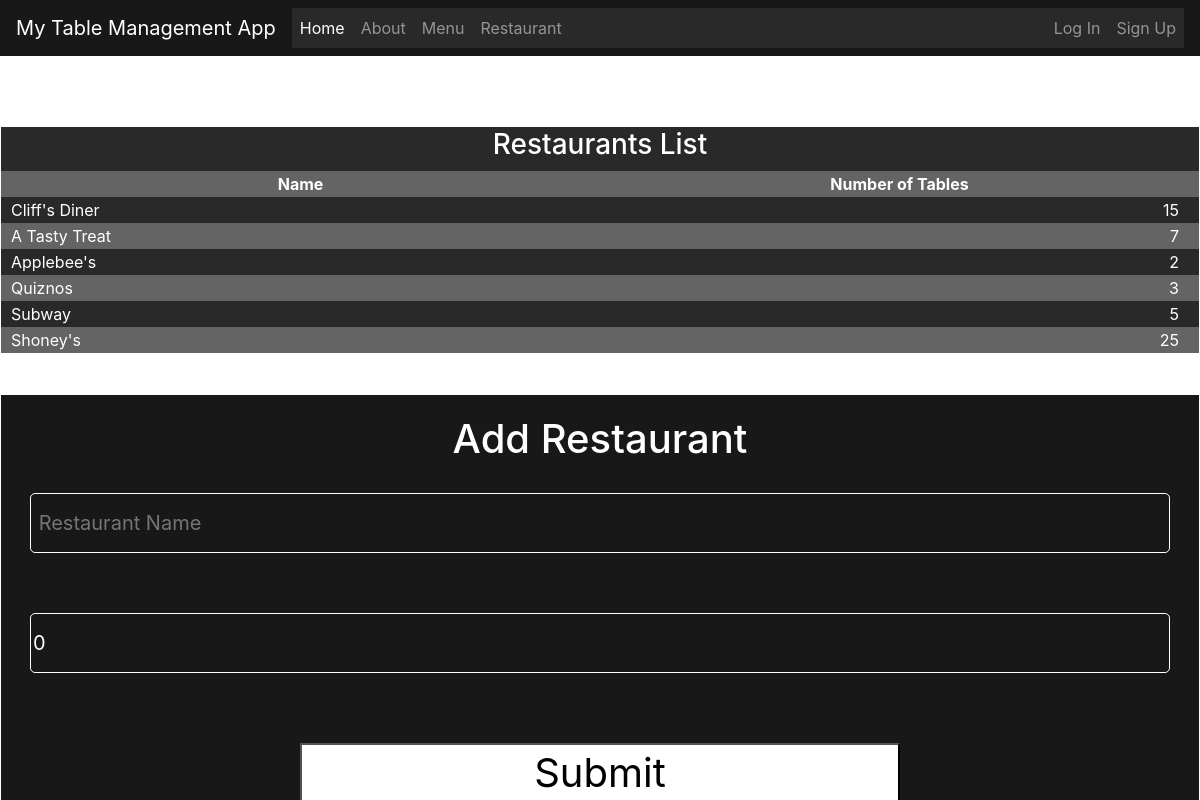
/restaurant/, run on an earlier commit of the app's database.
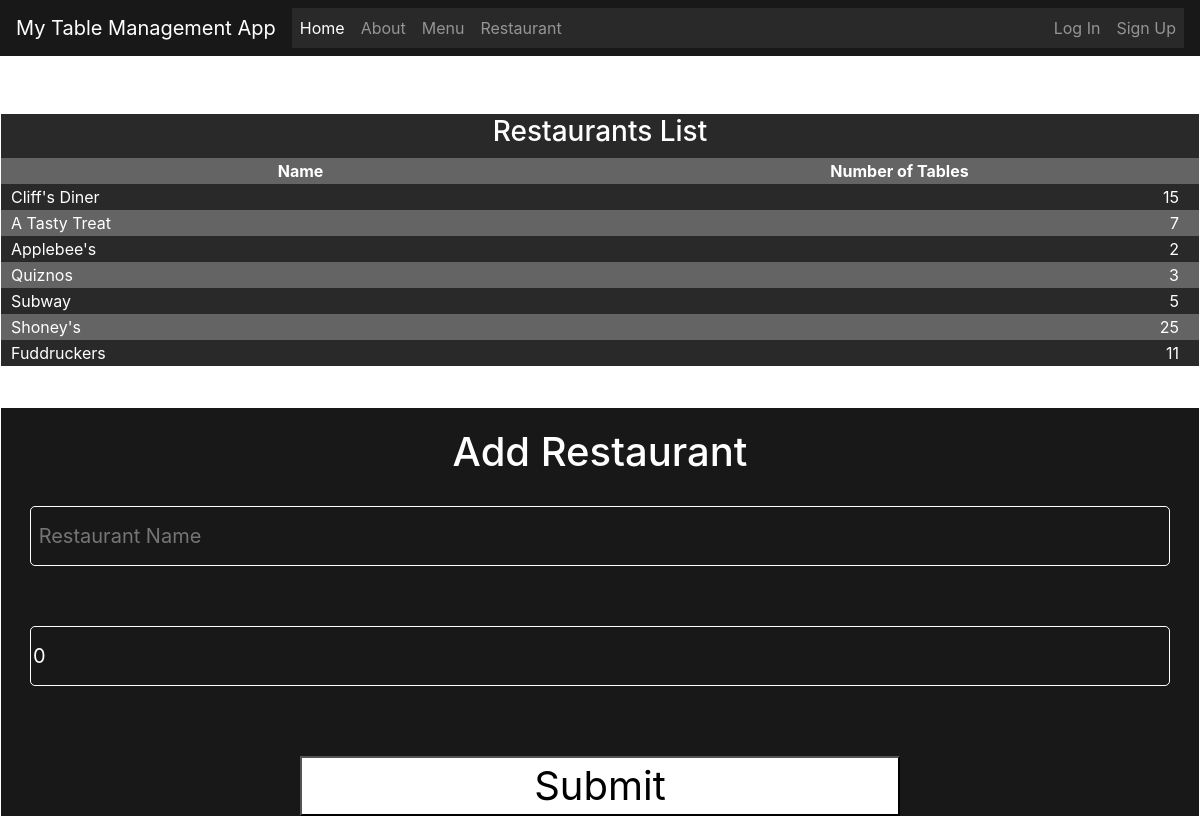
And on a later commit of the database.
### TMS/models.py (models this page shows)
class Restaurant(models.Model):
    name = models.CharField(max_length=30)
    numTables = models.PositiveIntegerField(editable=True, default=0)

### TMS/views.py (the view, shortened to what this page needs)
# urls.py: path("restaurant/", views.restaurant_view, name="restaurant")
def restaurant_view(request):
    form = SaveRestaurantProfile()
    restaurants = Restaurant.objects.all()
    return render(request, 'restaurant.html', {'restaurants': restaurants, 'form': form})

### TMS/forms.py
class SaveRestaurantProfile(forms.ModelForm):
      def __init__(self, *args, **kwargs):
            super().__init__(*args, **kwargs)
            self.fields['name'].widget.attrs.update({
                  'placeholder': ' Restaurant Name',
                  'class': 'form-input',
                  'style': 'background-color: transparent; border: 1px white solid; border-radius: 5px; font-size: 20px; color: white'
            })
            self.fields['numTables'].widget.attrs.update({
                  'placeholder': ' Number of Tables',
                  'class': 'form-input',
                  'style': 'background-color: transparent; border: 1px white solid; border-radius: 5px; font-size: 20px; color: white'
            })
      class Meta:
            model = Restaurant
            fields = ['name', 'numTables']

### TMS/templates/restaurant.html (shortened to what this page needs)
{% extends "base.html" %}
{% load static %}
{% block styles %}
<link rel="stylesheet" href="{% static 'css/menu.css' %}">
{% endblock styles %}
{% block content %}
<div class="wrapper-restaurant wrapper-alt restaurant-display">
    <table>
        <th colspan="2"><h3>Restaurants List</h3></th>
        <tr>
            <th class="column_headers">Name</th>
            <th class="column_headers">Number of Tables</th>
        </tr>
    {% for restaurant in restaurants %}
    <tr>
        <td class="left-column">{{restaurant.name}}</td>
        <td class="right-column">{{restaurant.numTables}}</td>
    </tr>
    {% endfor %}
    </table>
</div>
<div class="wrapper-restaurant wrapper-alt">
    <form method="POST" action="{% url 'restaurant' %}">
        <h1>Add Restaurant</h1>
        <div class="input-field">
            {{form.name}}
        </div>
        <div class="input-field">
            {{form.numTables}}
        </div>
        <div>
            <button style="width:600px; height: 60px; font-size: 40px;">Submit</button>
        </div>
    </form>
</div>
{% endblock content %}

What changed in the data, as far as the page shows it:
added Restaurant: name "Fuddruckers", numTables "11"
